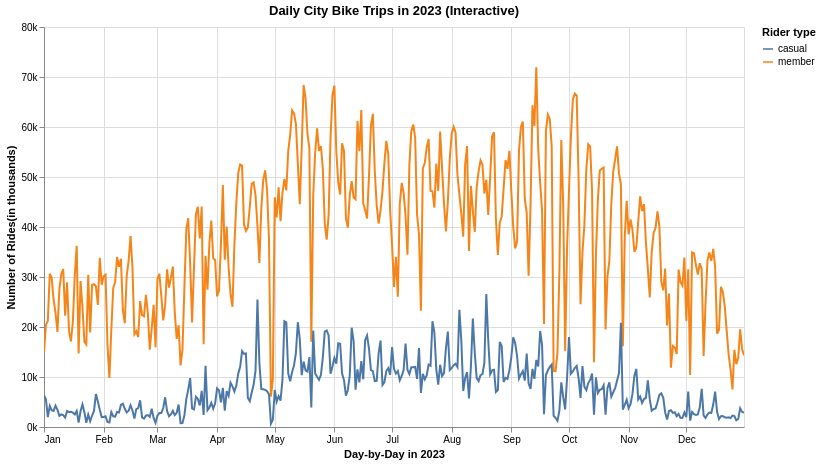

The code cell stored with this chart in its notebook:
### Markdown cell above
#### 3.4.2 Interactive Line Charts

### Code cell
# dropdown options for bike type filter
bike_types = sorted(daily_data["rideable_type"].unique().tolist())

bike_dropdown = alt.binding_select(
    options=bike_types,
    name="Bike type: "
)

# selection for bike type
bike_select = alt.selection_point(
    fields=["rideable_type"],
    bind=bike_dropdown,
    value=bike_types[0]     
)

# selection for rider type (member / casual)
rider_select = alt.selection_point(
    fields=["member_casual"],
    bind="legend"
)

# daily interactive plot
daily_chart = (
    alt.Chart(daily_data)
        .mark_line()
        .encode(
            x=alt.X("date:T", title="Day-by-Day in 2023", 
                    axis=alt.Axis(format="%b", labelAngle=0)), # Format the x-axis with month abbreviations to avoid overlapping 
            y=alt.Y("ride_count:Q", title="Number of Rides(in thousands)", axis=alt.Axis(format="~s")),
            color=alt.Color("member_casual:N", title="Rider type"),
            tooltip=[
                alt.Tooltip("date:T", title="Day-by-Day in 2023"),
                alt.Tooltip("rideable_type:N", title="Bike type"),
                alt.Tooltip("member_casual:N", title="Rider type"),
                alt.Tooltip("ride_count:Q", title="Number of rides"),
            ],
        )
        .add_params(bike_select, rider_select)
        .transform_filter(bike_select)
        .transform_filter(rider_select)
        .properties(
            width=700,
            height=400,
            title="Daily City Bike Trips in 2023 (Interactive)",
        )
        .interactive()     
)
daily_chart

### Figure 1 — Vega-Lite specification as saved in the notebook (floating-point values rounded to 4 significant figures; data arrays with more than 128 entries replaced by an {"elided": "..."} marker saying what was removed)
{"config": {"view": {"continuousWidth": 300, "continuousHeight": 300}}, "data": {"name": "data-1fa633f4fcf3275ea5a0d568b3f45430"}, "mark": {"type": "line"}, "encoding": {"color": {"field": "member_casual", "title": "Rider type", "type": "nominal"}, "tooltip": [{"field": "date", "title": "Day-by-Day in 2023", "type": "temporal"}, {"field": "rideable_type", "title": "Bike type", "type": "nominal"}, {"field": "member_casual", "title": "Rider type", "type": "nominal"}, {"field": "ride_count", "title": "Number of rides", "type": "quantitative"}], "x": {"axis": {"format": "%b", "labelAngle": 0}, "field": "date", "title": "Day-by-Day in 2023", "type": "temporal"}, "y": {"axis": {"format": "~s"}, "field": "ride_count", "title": "Number of Rides(in thousands)", "type": "quantitative"}}, "height": 400, "params": [{"name": "param_28fd508ee78cd01b", "select": {"type": "point", "fields": ["rideable_type"]}, "bind": {"input": "select", "options": ["classic_bike", "electric_bike"], "name": "Bike type: "}, "value": "classic_bike"}, {"name": "param_d295954a75a3046a", "select": {"type": "point", "fields": ["member_casual"]}, "bind": "legend"}, {"name": "param_1e9efca18e7a2868", "select": {"type": "interval", "encodings": ["x", "y"]}, "bind": "scales"}], "title": "Daily City Bike Trips in 2023 (Interactive)", "transform": [{"filter": {"param": "param_28fd508ee78cd01b"}}, {"filter": {"param": "param_d295954a75a3046a"}}], "width": 700, "$schema": "https://vega.github.io/schema/vega-lite/v6.1.0.json", "datasets": {"data-1fa633f4fcf3275ea5a0d568b3f45430": {"elided": "1460 records"}}}
